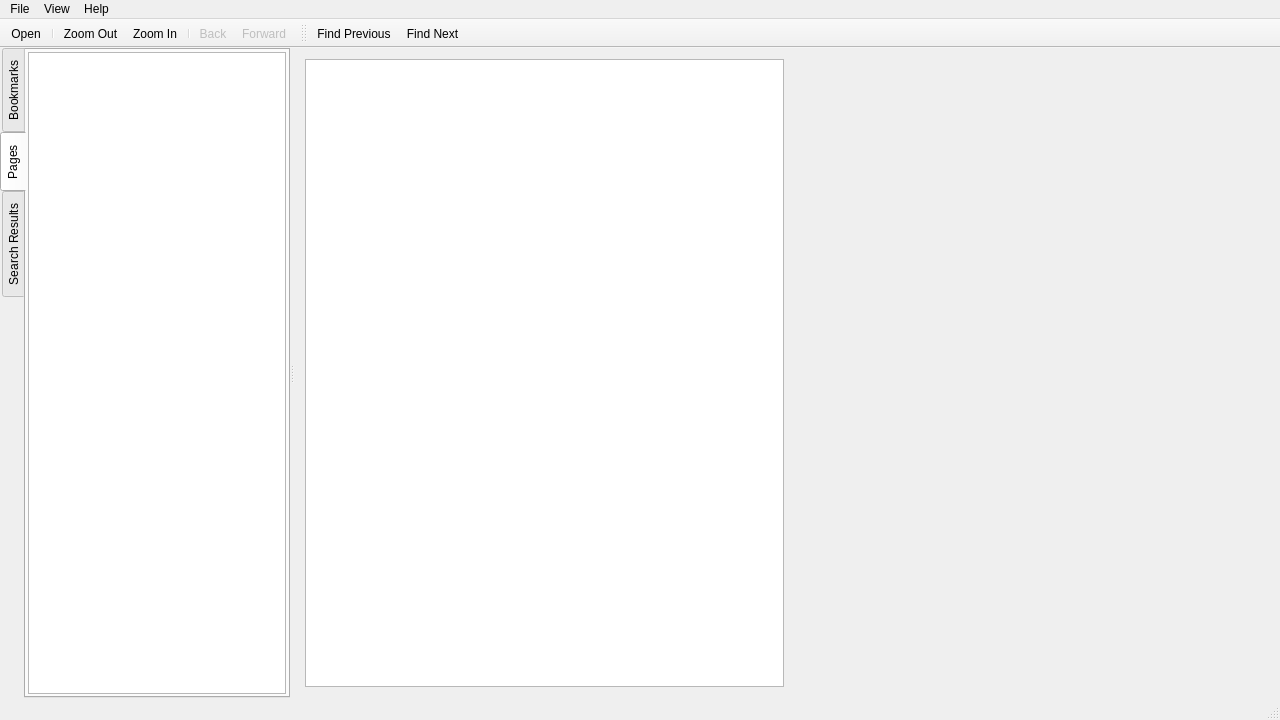
<?xml version="1.0" encoding="UTF-8"?>
<ui version="4.0">
 <class>MainWindow</class>
 <widget class="QMainWindow" name="MainWindow">
  <property name="geometry">
   <rect>
    <x>0</x>
    <y>0</y>
    <width>1280</width>
    <height>720</height>
   </rect>
  </property>
  <property name="windowTitle">
   <string>PDF Viewer</string>
  </property>
  <property name="unifiedTitleAndToolBarOnMac">
   <bool>true</bool>
  </property>
  <widget class="QWidget" name="centralWidget">
   <layout class="QVBoxLayout" name="verticalLayout">
    <property name="spacing">
     <number>0</number>
    </property>
    <property name="leftMargin">
     <number>0</number>
    </property>
    <property name="topMargin">
     <number>0</number>
    </property>
    <property name="rightMargin">
     <number>0</number>
    </property>
    <property name="bottomMargin">
     <number>0</number>
    </property>
    <item>
     <widget class="QWidget" name="widget" native="true">
      <layout class="QVBoxLayout" name="verticalLayout_2">
       <property name="spacing">
        <number>0</number>
       </property>
       <property name="leftMargin">
        <number>0</number>
       </property>
       <property name="topMargin">
        <number>0</number>
       </property>
       <property name="rightMargin">
        <number>0</number>
       </property>
       <property name="bottomMargin">
        <number>0</number>
       </property>
       <item>
        <widget class="QSplitter" name="splitter">
         <property name="orientation">
          <enum>Qt::Horizontal</enum>
         </property>
         <widget class="QTabWidget" name="tabWidget">
          <property name="sizePolicy">
           <sizepolicy hsizetype="Preferred" vsizetype="Expanding">
            <horstretch>0</horstretch>
            <verstretch>0</verstretch>
           </sizepolicy>
          </property>
          <property name="tabPosition">
           <enum>QTabWidget::West</enum>
          </property>
          <property name="currentIndex">
           <number>1</number>
          </property>
          <property name="documentMode">
           <bool>false</bool>
          </property>
          <widget class="QWidget" name="bookmarkTab">
           <attribute name="title">
            <string>Bookmarks</string>
           </attribute>
           <layout class="QVBoxLayout" name="verticalLayout_3">
            <property name="spacing">
             <number>0</number>
            </property>
            <property name="leftMargin">
             <number>2</number>
            </property>
            <property name="topMargin">
             <number>2</number>
            </property>
            <property name="rightMargin">
             <number>2</number>
            </property>
            <property name="bottomMargin">
             <number>2</number>
            </property>
            <item>
             <widget class="QTreeView" name="bookmarkView">
              <property name="sizePolicy">
               <sizepolicy hsizetype="Preferred" vsizetype="Expanding">
                <horstretch>0</horstretch>
                <verstretch>0</verstretch>
               </sizepolicy>
              </property>
              <property name="headerHidden">
               <bool>true</bool>
              </property>
             </widget>
            </item>
           </layout>
          </widget>
          <widget class="QWidget" name="pagesTab">
           <attribute name="title">
            <string>Pages</string>
           </attribute>
           <layout class="QVBoxLayout" name="verticalLayout_4">
            <property name="leftMargin">
             <number>2</number>
            </property>
            <property name="topMargin">
             <number>2</number>
            </property>
            <property name="rightMargin">
             <number>2</number>
            </property>
            <property name="bottomMargin">
             <number>2</number>
            </property>
            <item>
             <widget class="QListView" name="thumbnailsView">
              <property name="sizePolicy">
               <sizepolicy hsizetype="Preferred" vsizetype="Expanding">
                <horstretch>0</horstretch>
                <verstretch>0</verstretch>
               </sizepolicy>
              </property>
              <property name="iconSize">
               <size>
                <width>128</width>
                <height>128</height>
               </size>
              </property>
              <property name="movement">
               <enum>QListView::Static</enum>
              </property>
              <property name="resizeMode">
               <enum>QListView::Adjust</enum>
              </property>
              <property name="viewMode">
               <enum>QListView::IconMode</enum>
              </property>
             </widget>
            </item>
           </layout>
          </widget>
          <widget class="QWidget" name="searchResultsTab">
           <attribute name="title">
            <string>Search Results</string>
           </attribute>
           <layout class="QVBoxLayout" name="verticalLayout_5">
            <property name="spacing">
             <number>0</number>
            </property>
            <property name="leftMargin">
             <number>2</number>
            </property>
            <property name="topMargin">
             <number>2</number>
            </property>
            <property name="rightMargin">
             <number>2</number>
            </property>
            <property name="bottomMargin">
             <number>2</number>
            </property>
            <item>
             <widget class="QListView" name="searchResultsView">
              <property name="horizontalScrollBarPolicy">
               <enum>Qt::ScrollBarAlwaysOff</enum>
              </property>
             </widget>
            </item>
           </layout>
          </widget>
         </widget>
         <widget class="QWidget" name="pdfContainer" native="true">
          <property name="sizePolicy">
           <sizepolicy hsizetype="Expanding" vsizetype="Expanding">
            <horstretch>10</horstretch>
            <verstretch>0</verstretch>
           </sizepolicy>
          </property>
          <layout class="QHBoxLayout" name="horizontalLayout" stretch="50,50">
           <item>
            <widget class="CodeEditor" name="textEdit_2"/>
           </item>
           <item>
            <widget class="QPdfView" name="pdfView_2" native="true">
             <property name="sizePolicy">
              <sizepolicy hsizetype="Expanding" vsizetype="Expanding">
               <horstretch>10</horstretch>
               <verstretch>0</verstretch>
              </sizepolicy>
             </property>
            </widget>
           </item>
          </layout>
         </widget>
        </widget>
       </item>
      </layout>
     </widget>
    </item>
   </layout>
  </widget>
  <widget class="QMenuBar" name="menuBar">
   <property name="geometry">
    <rect>
     <x>0</x>
     <y>0</y>
     <width>1280</width>
     <height>25</height>
    </rect>
   </property>
   <widget class="QMenu" name="menuFile">
    <property name="title">
     <string>File</string>
    </property>
    <addaction name="actionOpen"/>
    <addaction name="actionQuit"/>
   </widget>
   <widget class="QMenu" name="menuHelp">
    <property name="title">
     <string>Help</string>
    </property>
    <addaction name="actionAbout"/>
    <addaction name="actionAbout_Qt"/>
   </widget>
   <widget class="QMenu" name="menuView">
    <property name="title">
     <string>View</string>
    </property>
    <addaction name="actionZoom_In"/>
    <addaction name="actionZoom_Out"/>
    <addaction name="actionPrevious_Page"/>
    <addaction name="actionNext_Page"/>
    <addaction name="separator"/>
    <addaction name="actionContinuous"/>
   </widget>
   <addaction name="menuFile"/>
   <addaction name="menuView"/>
   <addaction name="menuHelp"/>
  </widget>
  <widget class="QToolBar" name="mainToolBar">
   <property name="movable">
    <bool>false</bool>
   </property>
   <property name="floatable">
    <bool>false</bool>
   </property>
   <attribute name="toolBarArea">
    <enum>TopToolBarArea</enum>
   </attribute>
   <attribute name="toolBarBreak">
    <bool>false</bool>
   </attribute>
   <addaction name="actionOpen"/>
   <addaction name="separator"/>
   <addaction name="actionZoom_Out"/>
   <addaction name="actionZoom_In"/>
   <addaction name="separator"/>
   <addaction name="actionBack"/>
   <addaction name="actionForward"/>
  </widget>
  <widget class="QStatusBar" name="statusBar"/>
  <widget class="QToolBar" name="searchToolBar">
   <property name="windowTitle">
    <string>toolBar</string>
   </property>
   <attribute name="toolBarArea">
    <enum>TopToolBarArea</enum>
   </attribute>
   <attribute name="toolBarBreak">
    <bool>false</bool>
   </attribute>
   <addaction name="actionFindPrevious"/>
   <addaction name="actionFindNext"/>
  </widget>
  <action name="actionOpen">
   <property name="text">
    <string>Open...</string>
   </property>
   <property name="shortcut">
    <string>Ctrl+O</string>
   </property>
  </action>
  <action name="actionQuit">
   <property name="icon">
    <iconset theme="application-exit"/>
   </property>
   <property name="text">
    <string>Quit</string>
   </property>
   <property name="shortcut">
    <string>Ctrl+Q</string>
   </property>
  </action>
  <action name="actionAbout">
   <property name="icon">
    <iconset theme="help-about"/>
   </property>
   <property name="text">
    <string>About</string>
   </property>
  </action>
  <action name="actionAbout_Qt">
   <property name="text">
    <string>About Qt</string>
   </property>
  </action>
  <action name="actionZoom_In">
   <property name="icon">
    <iconset theme="zoom-in">
     <normaloff>:/icons/images/zoom-in.svgz</normaloff>:/icons/images/zoom-in.svgz</iconset>
   </property>
   <property name="text">
    <string>Zoom In</string>
   </property>
   <property name="shortcut">
    <string>Ctrl+=</string>
   </property>
  </action>
  <action name="actionZoom_Out">
   <property name="icon">
    <iconset theme="zoom-out">
     <normaloff>:/icons/images/zoom-out.svgz</normaloff>:/icons/images/zoom-out.svgz</iconset>
   </property>
   <property name="text">
    <string>Zoom Out</string>
   </property>
   <property name="shortcut">
    <string>Ctrl+-</string>
   </property>
  </action>
  <action name="actionPrevious_Page">
   <property name="icon">
    <iconset theme="go-previous-view-page">
     <normaloff>:/icons/images/go-previous-view-page.svgz</normaloff>:/icons/images/go-previous-view-page.svgz</iconset>
   </property>
   <property name="text">
    <string>Previous Page</string>
   </property>
   <property name="shortcut">
    <string>PgUp</string>
   </property>
  </action>
  <action name="actionNext_Page">
   <property name="icon">
    <iconset theme="go-next-view-page">
     <normaloff>:/icons/images/go-next-view-page.svgz</normaloff>:/icons/images/go-next-view-page.svgz</iconset>
   </property>
   <property name="text">
    <string>Next Page</string>
   </property>
   <property name="shortcut">
    <string>PgDown</string>
   </property>
  </action>
  <action name="actionContinuous">
   <property name="checkable">
    <bool>true</bool>
   </property>
   <property name="text">
    <string>Continuous</string>
   </property>
  </action>
  <action name="actionBack">
   <property name="enabled">
    <bool>false</bool>
   </property>
   <property name="icon">
    <iconset>
     <normaloff>:/icons/images/go-previous-view.svgz</normaloff>:/icons/images/go-previous-view.svgz</iconset>
   </property>
   <property name="text">
    <string>Back</string>
   </property>
   <property name="toolTip">
    <string>back to previous view</string>
   </property>
  </action>
  <action name="actionForward">
   <property name="enabled">
    <bool>false</bool>
   </property>
   <property name="icon">
    <iconset>
     <normaloff>:/icons/images/go-next-view.svgz</normaloff>:/icons/images/go-next-view.svgz</iconset>
   </property>
   <property name="text">
    <string>Forward</string>
   </property>
   <property name="toolTip">
    <string>forward to next view</string>
   </property>
  </action>
  <action name="actionFindNext">
   <property name="icon">
    <iconset theme="go-down">
     <normaloff>:/icons/images/go-down-search.svgz</normaloff>:/icons/images/go-down-search.svgz</iconset>
   </property>
   <property name="text">
    <string>Find Next</string>
   </property>
   <property name="toolTip">
    <string>Find the next occurrence of the phrase</string>
   </property>
   <property name="shortcut">
    <string>F3</string>
   </property>
  </action>
  <action name="actionFindPrevious">
   <property name="icon">
    <iconset theme="go-up">
     <normaloff>:/icons/images/go-up-search.svgz</normaloff>:/icons/images/go-up-search.svgz</iconset>
   </property>
   <property name="text">
    <string>Find Previous</string>
   </property>
   <property name="toolTip">
    <string>Find the previous occurrence of the phrase</string>
   </property>
   <property name="shortcut">
    <string>Shift+F3</string>
   </property>
  </action>
 </widget>
 <layoutdefault spacing="6" margin="11"/>
 <customwidgets>
  <customwidget>
   <class>QPdfView</class>
   <extends>QWidget</extends>
   <header location="global">qpdfview.h</header>
   <container>1</container>
  </customwidget>
  <customwidget>
   <class>CodeEditor</class>
   <extends>QPlainTextEdit</extends>
   <header>codeeditor.h</header>
  </customwidget>
 </customwidgets>
 <resources/>
 <connections/>
</ui>
